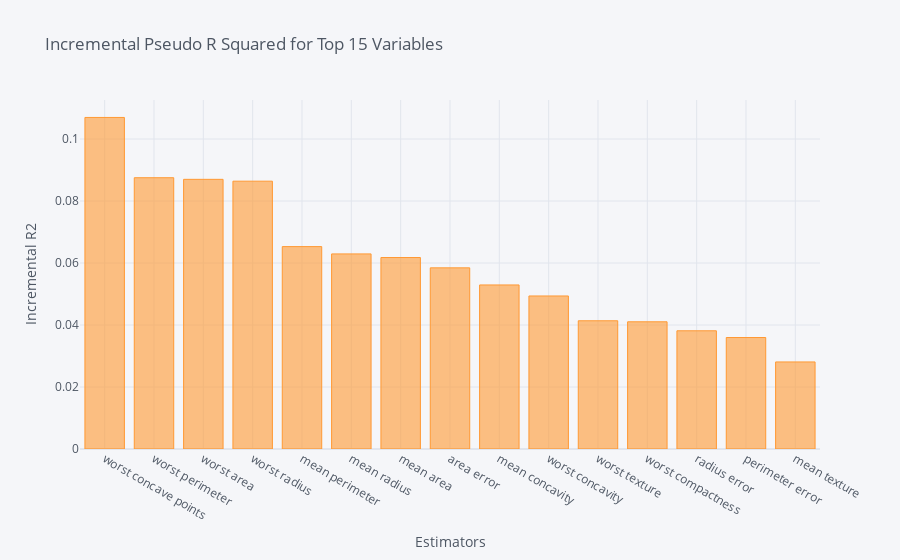
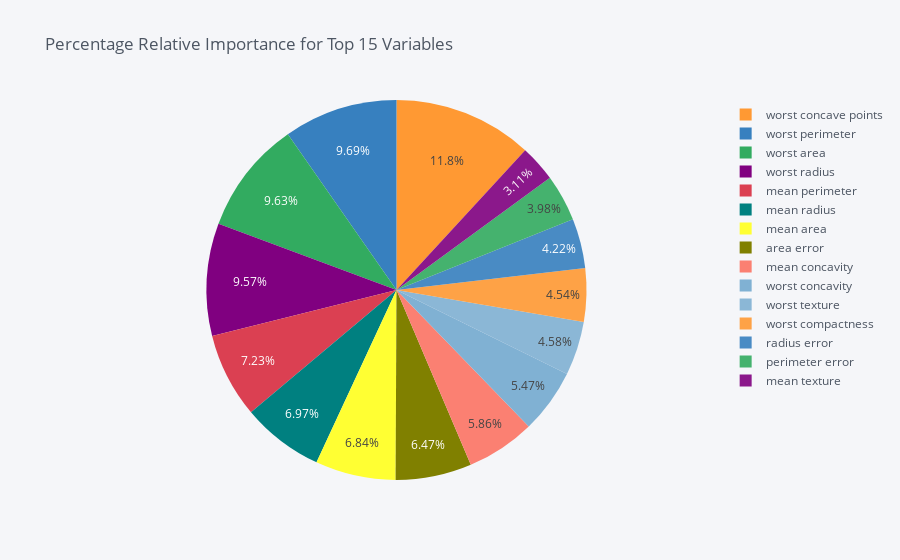

The code cell stored with these charts, in order, in its notebook:
### Code cell
incr_variable_rsquare=dominance_classification.incremental_rsquare()
dominance_classification.plot_incremental_rsquare()

### Figure 1 — Plotly figure (JSON) as saved in the notebook; plotly's stock layout.template omitted (floating-point values rounded to 4 significant figures)
{"data": [{"marker": {"color": "rgba(255, 153, 51, 0.6)", "line": {"color": "rgba(255, 153, 51, 1.0)", "width": 1}}, "name": "incremental_r2", "orientation": "v", "text": "", "type": "bar", "x": ["worst concave points", "worst perimeter", "worst area", "worst radius", "mean perimeter", "mean radius", "mean area", "area error", "mean concavity", "worst concavity", "worst texture", "worst compactness", "radius error", "perimeter error", "mean texture"], "y": [0.107, 0.08751, 0.08699, 0.0864, 0.06529, 0.06293, 0.06177, 0.05844, 0.05292, 0.04936, 0.04136, 0.04103, 0.03814, 0.03596, 0.02808]}], "layout": {"legend": {"bgcolor": "#F5F6F9", "font": {"color": "#4D5663"}}, "paper_bgcolor": "#F5F6F9", "plot_bgcolor": "#F5F6F9", "title": {"font": {"color": "#4D5663"}, "text": "Incremental Pseudo R Squared for Top 15 Variables "}, "xaxis": {"gridcolor": "#E1E5ED", "showgrid": true, "tickfont": {"color": "#4D5663"}, "title": {"font": {"color": "#4D5663"}, "text": "Estimators"}, "zerolinecolor": "#E1E5ED"}, "yaxis": {"gridcolor": "#E1E5ED", "showgrid": true, "tickfont": {"color": "#4D5663"}, "title": {"font": {"color": "#4D5663"}, "text": "Incremental R2"}, "zerolinecolor": "#E1E5ED"}}}

### Figure 2 — Plotly figure (JSON) as saved in the notebook; plotly's stock layout.template omitted (floating-point values rounded to 4 significant figures)
{"data": [{"labels": ["worst concave points", "worst perimeter", "worst area", "worst radius", "mean perimeter", "mean radius", "mean area", "area error", "mean concavity", "worst concavity", "worst texture", "worst compactness", "radius error", "perimeter error", "mean texture"], "marker": {"colors": ["rgba(255, 153, 51, 1.0)", "rgba(55, 128, 191, 1.0)", "rgba(50, 171, 96, 1.0)", "rgba(128, 0, 128, 1.0)", "rgba(219, 64, 82, 1.0)", "rgba(0, 128, 128, 1.0)", "rgba(255, 255, 51, 1.0)", "rgba(128, 128, 0, 1.0)", "rgba(251, 128, 114, 1.0)", "rgba(128, 177, 211, 1.0)", "rgba(128, 177, 211, 0.8999999999999999)", "rgba(255, 153, 51, 0.8999999999999999)", "rgba(55, 128, 191, 0.8999999999999999)", "rgba(50, 171, 96, 0.8999999999999999)", "rgba(128, 0, 128, 0.8999999999999999)"]}, "name": "", "type": "pie", "values": [11.84, 9.69, 9.632, 9.566, 7.229, 6.968, 6.839, 6.47, 5.86, 5.466, 4.58, 4.543, 4.223, 3.982, 3.11]}], "layout": {"legend": {"bgcolor": "#F5F6F9", "font": {"color": "#4D5663"}}, "paper_bgcolor": "#F5F6F9", "plot_bgcolor": "#F5F6F9", "title": {"font": {"color": "#4D5663"}, "text": "Percentage Relative Importance for Top 15 Variables "}}}
